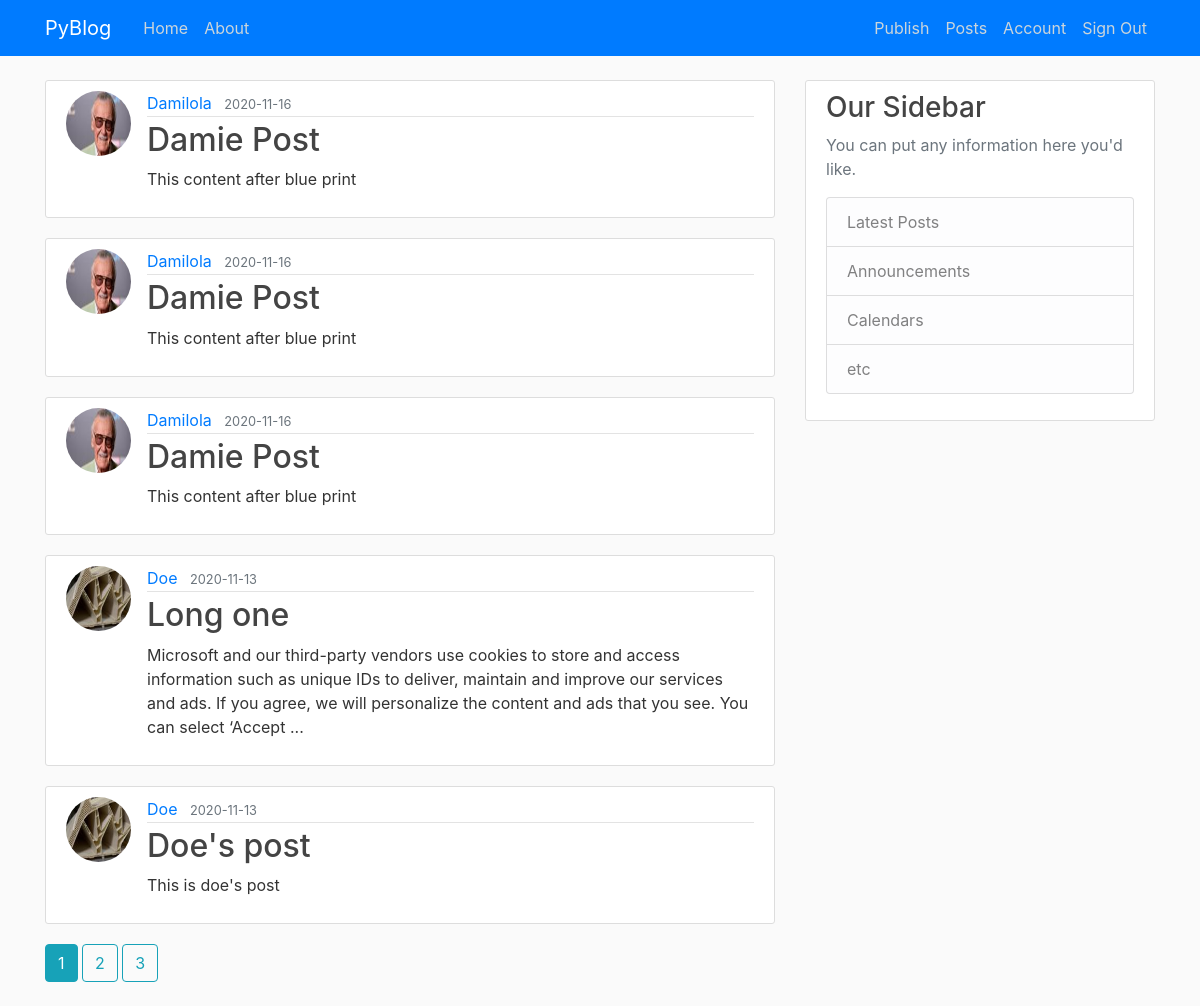
Screenshot of /home (signed in) with the database file from the repository.
### src/models.py (models this page shows, shortened)
class Post(db.Model):
    id = db.Column(db.Integer, primary_key=True)
    title = db.Column(db.String(100), nullable=False)
    date_posted = db.Column(db.DateTime, nullable=False, default=datetime.utcnow)
    content = db.Column(db.Text, nullable=False)
    user_id = db.Column(db.Integer, db.ForeignKey('user.id'), nullable=False)

class User(db.Model, UserMixin):
    id = db.Column(db.Integer, primary_key=True)
    username = db.Column(db.String(20), unique=True, nullable=False)
    email = db.Column(db.String(120), unique=True, nullable=False)
    image_file = db.Column(db.String(20), nullable=False, default='default.jpg')
    password = db.Column(db.String(60), nullable=False)
    posts = db.relationship('Post', backref='author', lazy=True)

### src/main/routes.py (the view)
@main.route("/")
@main.route("/home")
def home():
    page = request.args.get('page', 1, type=int)
    posts = Post.query.order_by(Post.date_posted.desc()).paginate(page=page, per_page=5)
    return render_template('index.html', posts=posts)

### src/models.py (called while the page is built)
@login_manager.user_loader
def load_user(user_id):
    return User.query.get(int(user_id))

### src/templates/index.html
{% extends "layout.html" %} {% block content %} {% for post in posts.items %}
<article class="media content-section">
  <img
    class="rounded-circle article-img"
    src="{{ url_for('static', filename='img/' + post.author.image_file) }}"
  />
  <div class="media-body">
    <div class="article-metadata">
      <a
        class="mr-2"
        href="{{ url_for('users.user_posts', username=post.author.username) }}"
        >{{ post.author.username }}</a
      >
      <small class="text-muted"
        >{{ post.date_posted.strftime('%Y-%m-%d') }}</small
      >
    </div>
    <h2>
      <a
        class="article-title"
        href="{{ url_for('posts.post', post_id=post.id) }}"
        >{{ post.title }}</a
      >
    </h2>
    <p class="article-content--sum">
      {{ post.content[0:250].rstrip(" ") }}<span>
        {% if post.content|length > 250 %}... {% endif %}</span
      >
    </p>
  </div>
</article>
{% endfor %} {% for page_num in posts.iter_pages(left_edge=1, right_edge=1,
left_current=1, right_current=2) %} {% if page_num %} {% if posts.page ==
page_num %}
<a class="btn btn-info mb-4" href="{{ url_for('main.home', page=page_num) }}"
  >{{ page_num }}</a
>
{% else %}
<a class="btn btn-outline-info mb-4" href="{{ url_for('main.home', page=page_num) }}"
  >{{ page_num }}</a
>
{% endif %} {% else %} ... {% endif %} {% endfor %} {% endblock content %}

### src/static/css/main.css (style rules this page uses)
body { background: #fafafa; color: #333333; margin-top: 5rem; }
h1, h2, h3, h4, h5, h6 { color: #444444; }
.content-section { background: #ffffff; padding: 10px 20px; border: 1px solid #dddddd; border-radius: 3px; margin-bottom: 20px; }
.article-title { color: #444444; }
.article-content--sum { white-space: normal; }
.article-img { height: 65px; width: 65px; margin-right: 16px; }
.article-metadata { padding-bottom: 1px; margin-bottom: 4px; border-bottom: 1px solid #e3e3e3 }

### rows the page displays
Post: image_file (picture), author.username "Damilola", date_posted "2020-11-16", title "Damie Post", content "This content after blue print"
Post: image_file (picture), author.username "Damilola", date_posted "2020-11-16", title "Damie Post", content "This content after blue print"
Post: image_file (picture), author.username "Damilola", date_posted "2020-11-16", title "Damie Post", content "This content after blue print"
Post: image_file (picture), author.username "Doe", date_posted "2020-11-13", title "Long one", content "Microsoft and our third-party vendors use cookies to store and access information such as unique IDs to deliver, maintain and improve our services and ads. If you agree, we will personalize the content and ads that you see. You can select ‘Accept"
Post: image_file (picture), author.username "Doe", date_posted "2020-11-13", title "Doe's post", content "This is doe's post"

### other values shown
{{ page_num }} "1"
{{ page_num }} "2" "3"
